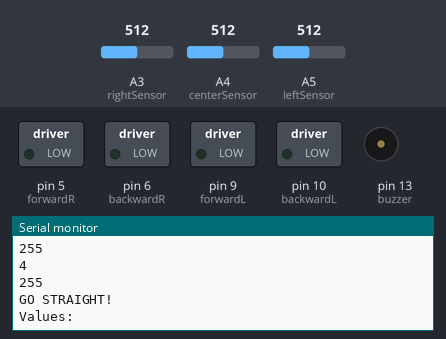
Bench run of a sketch on a simulated Arduino Uno, built with avr-gcc and run on an emulated ATmega328P. On the bench: switched loads named in the sketch (green lamp = pin HIGH), buzzer (waves = sounding, pin HIGH), the last lines printed to the serial monitor. The inputs (shaded band) are chosen by the test bench; at power-on: A5 (leftSensor) = 512, A4 (centerSensor) = 512, A3 (rightSensor) = 512.

Above: at 1.2 s.
1.3 s: A5 (leftSensor) set to 265
At 2.3 s:
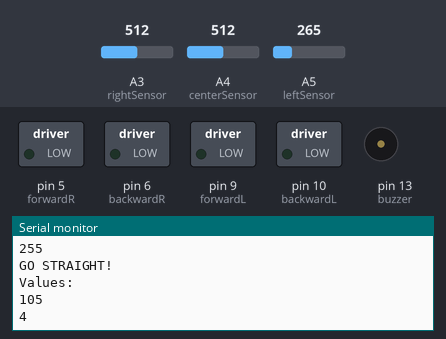
4.3 s: A5 (leftSensor) set to 240
At 5.3 s:
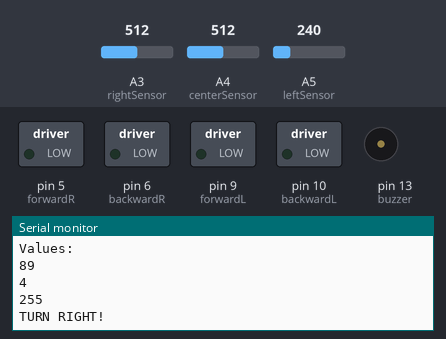
5.9 s: A4 (centerSensor) set to 539
At 6.8 s:
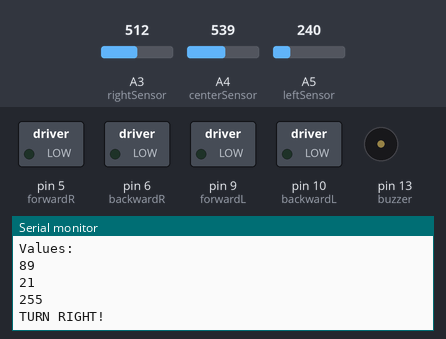
8.9 s: A3 (rightSensor) set to 56
At 10.0 s:
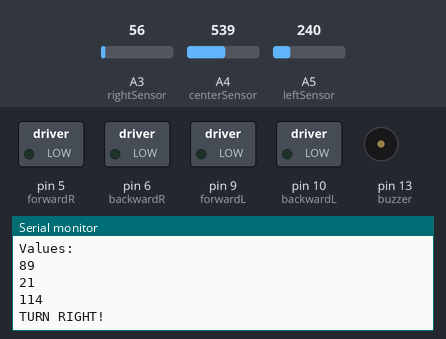
10.4 s: A3 (rightSensor) set to 46
At 10.9 s:
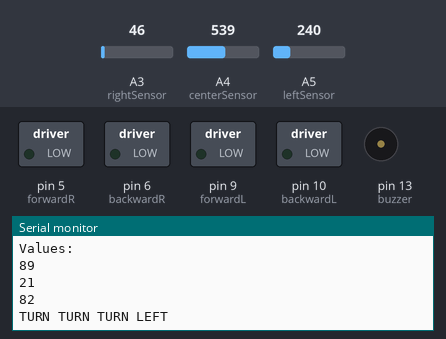
12.4 s: A5 (leftSensor) set to 306
At 13.5 s:
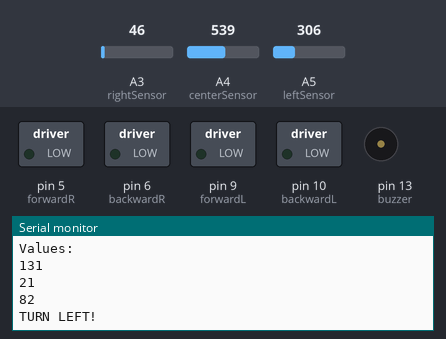
Timing chart, 0 to 15.0 s (numbered marks = the images above; inputs shaded):
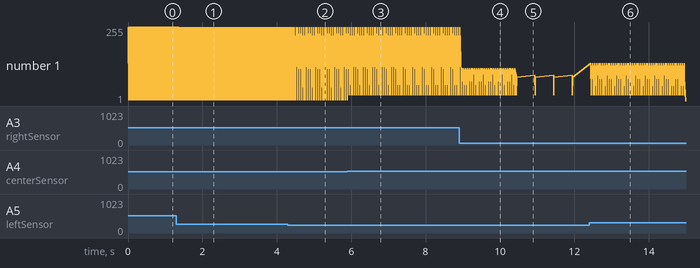

Measured:
- the behaviour switches between 257 and 256 on A5 (leftSensor) (found by bisection; images 1 and 2)
- the behaviour switches between 52 and 51 on A3 (rightSensor) (found by bisection; images 4 and 5)
- after the input at 1.3 s, the serial monitor: prints a new line after 0.10 s (image 1)
- after the input at 4.3 s, the serial monitor: prints a new line after 0.09 s (image 2)
- after the input at 5.9 s, the serial monitor: prints a new line after 0.05 s (image 3)
- after the input at 8.9 s, the serial monitor: prints a new line after 0.07 s (image 4)
- after the input at 10.4 s, the serial monitor: prints a new line after 0.05 s (image 5)
- after the input at 12.4 s, the serial monitor: prints a new line at once (image 6)

The sketch:

car_code_v2.ino
```cpp
//L293D
//Motor R
const int forwardR  = 5;  // Pin 14 of L293
const int backwardR  = 6;  // Pin 10 of L293
//Motor L
const int backwardL  = 10; // Pin  7 of L293
const int forwardL  = 9;  // Pin  2 of L293

int lightLeft, highL = 0, lowL = 1023;
int lightCenter, highC = 0, lowC = 1023;
int lightRight, highR = 0, lowR = 1023;
int phase = 0;

const int leftSensor = A5;
const int centerSensor = A4;  //input sensors
const int rightSensor = A3;

const int buzzer = 13; //debug beeps!


//This will run only one time.
void setup(){
    //Set pins as outputs
    pinMode(forwardR, OUTPUT);
    pinMode(backwardR, OUTPUT);
    pinMode(backwardL, OUTPUT);
    pinMode(forwardL, OUTPUT);

   pinMode(forwardL, LOW);
   pinMode(forwardR, LOW);
   pinMode(backwardR, LOW);
   pinMode(backwardL, LOW);
    pinMode(buzzer, OUTPUT);
    Serial.begin(9600);


}
void loop(){

  lightLeft = analogRead(leftSensor);
  lightCenter = analogRead(centerSensor);
  lightRight = analogRead(rightSensor);


  lightLeft = map(lightLeft, 100, 500, 0, 255);
  lightRight = map(lightRight, 20, 100, 0, 255);
  lightCenter = map(lightCenter, 505, 909, 0, 255);

  lightLeft = constrain(lightLeft, 0, 255);
  lightCenter = constrain(lightCenter, 0, 255);
  lightRight = constrain(lightRight, 0, 255);
  //manualTune();  // manually change the range from light to dark

  //analogWrite(ledPin, lightLevel);

  Serial.println("Values:");
  Serial.println(lightLeft);
  Serial.println(lightCenter);
  Serial.println(lightRight);


  if(lightLeft<100 && lightRight>100 )  //adjust right
  {
   pinMode(forwardL, HIGH);
   pinMode(forwardR, LOW);
   pinMode(backwardL, LOW);
   //tone(buzzer, 1000);
   Serial.println("TURN RIGHT!");
   delay(50);
  }
  else if (lightRight<100 && lightLeft>100) //adjust left
  {
   pinMode(forwardL, LOW);
   pinMode(forwardR, HIGH);
   //tone(buzzer, 500);
   Serial.println("TURN LEFT!");
   delay(50);
  }

  else if (lightLeft<100 && lightCenter < 100) //90 degree
  {
   pinMode(forwardL, HIGH);
   pinMode(backwardR, LOW);
   pinMode(backwardL, LOW);
    Serial.println("TURN TURN TURN LEFT");
    pinMode(forwardR, LOW);
    delay(500);
  }
  else
  {
    Serial.println("GO STRAIGHT!");
    pinMode(forwardL, LOW);
    pinMode(backwardL, HIGH);
    pinMode(forwardR, LOW);
    pinMode(backwardR, HIGH);
    //tone(buzzer, 2000);

  }


}
```
